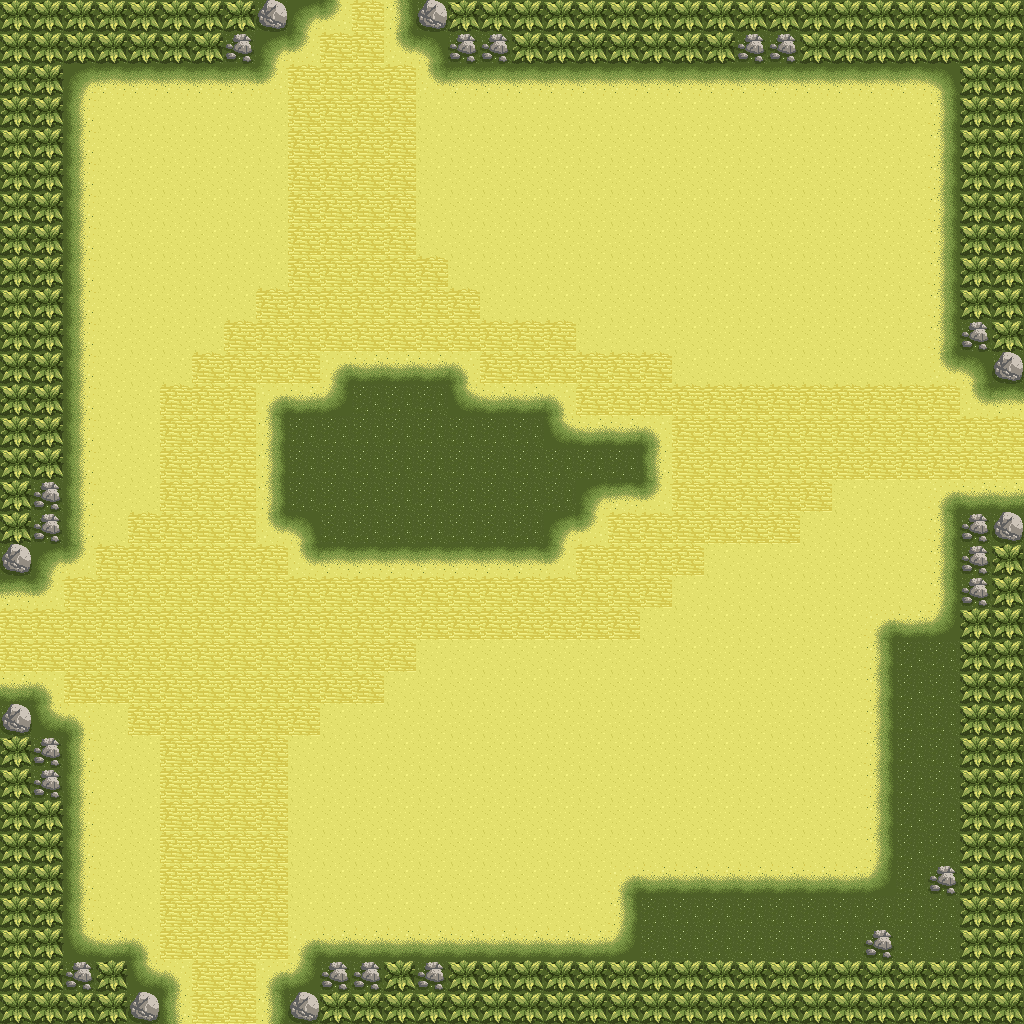

Below is a game level as drawn by its tile map, then a one-line description and the .tmx file that defines it, in full:
An orthogonal 32x32 tile map with 32x32 px tiles, 2 tile layers (ground, onground).

<map version="1.8" tiledversion="1.8.4" orientation="orthogonal" renderorder="right-down" width="32" height="32" tilewidth="32" tileheight="32" infinite="0" nextlayerid="3" nextobjectid="1">
 <tileset firstgid="1" source="groundTiles03.tsx" />
 <layer id="1" name="ground" width="32" height="32">
  <data encoding="csv">
1,1,1,1,1,1,1,1,1,4,13,41,7,1,1,1,1,1,1,1,1,1,1,1,1,1,1,1,1,1,1,1,
1,1,1,1,1,1,1,1,4,13,41,41,12,5,1,1,1,1,1,1,1,1,1,1,1,1,1,1,1,1,1,1,
1,1,4,6,6,6,6,6,13,41,41,41,41,12,6,6,6,6,6,6,6,6,6,6,6,6,6,6,6,5,1,1,
1,1,17,11,11,11,11,11,11,41,41,41,41,11,11,11,11,11,11,11,11,11,11,11,11,11,11,11,11,7,1,1,
1,1,17,11,11,11,11,11,11,41,41,41,41,11,11,11,11,11,11,11,11,11,11,11,11,11,11,11,11,7,1,1,
1,1,17,11,11,11,11,11,11,41,41,41,41,11,11,11,11,11,11,11,11,11,11,11,11,11,11,11,11,7,1,1,
1,1,17,11,11,11,11,11,11,41,41,41,41,11,11,11,11,11,11,11,11,11,11,11,11,11,11,11,11,7,1,1,
1,1,17,11,11,11,11,11,11,41,41,41,41,11,11,11,11,11,11,11,11,11,11,11,11,11,11,11,11,7,1,1,
1,1,17,11,11,11,11,11,11,41,41,41,41,41,11,11,11,11,11,11,11,11,11,11,11,11,11,11,11,7,1,1,
1,1,17,11,11,11,11,11,41,41,41,41,41,41,41,11,11,11,11,11,11,11,11,11,11,11,11,11,11,7,1,1,
1,1,17,11,11,11,11,41,41,41,41,41,41,41,41,41,41,41,11,11,11,11,11,11,11,11,11,11,11,7,1,1,
1,1,17,11,11,11,41,41,41,41,2,16,16,16,3,41,41,41,41,41,41,11,11,11,11,11,11,11,11,12,5,1,
1,1,17,11,11,41,41,41,2,16,15,1,1,1,14,16,16,3,41,41,41,41,41,41,41,41,41,41,41,41,12,6,
1,1,17,11,11,41,41,41,7,1,1,1,1,1,1,1,1,14,16,16,3,41,41,41,41,41,41,41,41,41,41,41,
1,1,17,11,11,41,41,41,7,1,1,1,1,1,1,1,1,1,1,1,17,41,41,41,41,41,41,41,41,41,41,41,
1,1,17,11,11,41,41,41,7,1,1,1,1,1,1,1,1,1,4,6,13,41,41,41,41,41,11,11,11,2,16,16,
1,1,17,11,41,41,41,41,12,5,1,1,1,1,1,1,1,4,13,41,41,41,41,41,41,11,11,11,11,7,1,1,
1,4,13,41,41,41,41,41,41,12,6,6,6,6,6,6,6,13,41,41,41,41,11,11,11,11,11,11,11,7,1,1,
6,13,41,41,41,41,41,41,41,41,41,41,41,41,41,41,41,41,41,41,41,11,11,11,11,11,11,11,11,7,1,1,
41,41,41,41,41,41,41,41,41,41,41,41,41,41,41,41,41,41,41,41,11,11,11,11,11,11,11,2,16,15,1,1,
41,41,41,41,41,41,41,41,41,41,41,41,41,11,11,11,11,11,11,11,11,11,11,11,11,11,11,7,1,1,1,1,
16,3,41,41,41,41,41,41,41,41,41,41,11,11,11,11,11,11,11,11,11,11,11,11,11,11,11,7,1,1,1,1,
1,14,3,11,41,41,41,41,41,41,11,11,11,11,11,11,11,11,11,11,11,11,11,11,11,11,11,7,1,1,1,1,
1,1,17,11,11,41,41,41,41,11,11,11,11,11,11,11,11,11,11,11,11,11,11,11,11,11,11,7,1,1,1,1,
1,1,17,11,11,41,41,41,41,11,11,11,11,11,11,11,11,11,11,11,11,11,11,11,11,11,11,7,1,1,1,1,
1,1,17,11,11,41,41,41,41,11,11,11,11,11,11,11,11,11,11,11,11,11,11,11,11,11,11,7,1,1,1,1,
1,1,17,11,11,41,41,41,41,11,11,11,11,11,11,11,11,11,11,11,11,11,11,11,11,11,11,7,1,1,1,1,
1,1,17,11,11,41,41,41,41,11,11,11,11,11,11,11,11,11,11,2,16,16,16,16,16,16,16,15,1,1,1,1,
1,1,17,11,11,41,41,41,41,11,11,11,11,11,11,11,11,11,11,7,1,1,1,1,1,1,1,1,1,1,1,1,
1,1,14,16,3,41,41,41,41,2,16,16,16,16,16,16,16,16,16,15,1,1,1,1,1,1,1,1,1,1,1,1,
1,1,1,1,14,3,41,41,2,15,1,1,1,1,1,1,1,1,1,1,1,1,1,1,1,1,1,1,1,1,1,1,
1,1,1,1,1,17,41,41,7,1,1,1,1,1,1,1,1,1,1,1,1,1,1,1,1,1,1,1,1,1,1,1
</data>
 </layer>
 <layer id="2" name="onground" width="32" height="32">
  <data encoding="csv">
23,23,23,23,23,23,23,23,21,0,0,0,0,21,23,23,23,23,23,23,23,23,23,23,23,23,23,23,23,23,23,23,
23,23,23,23,23,23,23,22,0,0,0,0,0,0,22,22,23,23,23,23,23,23,23,22,22,23,23,23,23,23,23,23,
23,23,0,0,0,0,0,0,0,0,0,0,0,0,0,0,0,0,0,0,0,0,0,0,0,0,0,0,0,0,23,23,
23,23,0,0,0,0,0,0,0,0,0,0,0,0,0,0,0,0,0,0,0,0,0,0,0,0,0,0,0,0,23,23,
23,23,0,0,0,0,0,0,0,0,0,0,0,0,0,0,0,0,0,0,0,0,0,0,0,0,0,0,0,0,23,23,
23,23,0,0,0,0,0,0,0,0,0,0,0,0,0,0,0,0,0,0,0,0,0,0,0,0,0,0,0,0,23,23,
23,23,0,0,0,0,0,0,0,0,0,0,0,0,0,0,0,0,0,0,0,0,0,0,0,0,0,0,0,0,23,23,
23,23,0,0,0,0,0,0,0,0,0,0,0,0,0,0,0,0,0,0,0,0,0,0,0,0,0,0,0,0,23,23,
23,23,0,0,0,0,0,0,0,0,0,0,0,0,0,0,0,0,0,0,0,0,0,0,0,0,0,0,0,0,23,23,
23,23,0,0,0,0,0,0,0,0,0,0,0,0,0,0,0,0,0,0,0,0,0,0,0,0,0,0,0,0,23,23,
23,23,0,0,0,0,0,0,0,0,0,0,0,0,0,0,0,0,0,0,0,0,0,0,0,0,0,0,0,0,22,23,
23,23,0,0,0,0,0,0,0,0,0,0,0,0,0,0,0,0,0,0,0,0,0,0,0,0,0,0,0,0,0,21,
23,23,0,0,0,0,0,0,0,0,0,0,0,0,0,0,0,0,0,0,0,0,0,0,0,0,0,0,0,0,0,0,
23,23,0,0,0,0,0,0,0,0,0,0,0,0,0,0,0,0,0,0,0,0,0,0,0,0,0,0,0,0,0,0,
23,23,0,0,0,0,0,0,0,0,0,0,0,0,0,0,0,0,0,0,0,0,0,0,0,0,0,0,0,0,0,0,
23,22,0,0,0,0,0,0,0,0,0,0,0,0,0,0,0,0,0,0,0,0,0,0,0,0,0,0,0,0,0,0,
23,22,0,0,0,0,0,0,0,0,0,0,0,0,0,0,0,0,0,0,0,0,0,0,0,0,0,0,0,0,22,21,
21,0,0,0,0,0,0,0,0,0,0,0,0,0,0,0,0,0,0,0,0,0,0,0,0,0,0,0,0,0,22,23,
0,0,0,0,0,0,0,0,0,0,0,0,0,0,0,0,0,0,0,0,0,0,0,0,0,0,0,0,0,0,22,23,
0,0,0,0,0,0,0,0,0,0,0,0,0,0,0,0,0,0,0,0,0,0,0,0,0,0,0,0,0,0,23,23,
0,0,0,0,0,0,0,0,0,0,0,0,0,0,0,0,0,0,0,0,0,0,0,0,0,0,0,0,0,0,23,23,
0,0,0,0,0,0,0,0,0,0,0,0,0,0,0,0,0,0,0,0,0,0,0,0,0,0,0,0,0,0,23,23,
21,0,0,0,0,0,0,0,0,0,0,0,0,0,0,0,0,0,0,0,0,0,0,0,0,0,0,0,0,0,23,23,
23,22,0,0,0,0,0,0,0,0,0,0,0,0,0,0,0,0,0,0,0,0,0,0,0,0,0,0,0,0,23,23,
23,22,0,0,0,0,0,0,0,0,0,0,0,0,0,0,0,0,0,0,0,0,0,0,0,0,0,0,0,0,23,23,
23,23,0,0,0,0,0,0,0,0,0,0,0,0,0,0,0,0,0,0,0,0,0,0,0,0,0,0,0,0,23,23,
23,23,0,0,0,0,0,0,0,0,0,0,0,0,0,0,0,0,0,0,0,0,0,0,0,0,0,0,0,24,23,23,
23,23,0,0,0,0,0,0,0,0,0,0,0,0,0,0,0,0,0,0,0,0,0,0,0,0,0,0,0,22,23,23,
23,23,0,0,0,0,0,0,0,0,0,0,0,0,0,0,0,0,0,0,0,0,0,0,0,0,0,0,10,20,23,23,
23,23,0,0,0,0,0,0,0,0,0,0,0,0,0,0,0,0,0,0,0,0,0,0,0,0,24,22,30,40,23,23,
23,23,22,23,0,0,0,0,0,0,22,22,23,22,23,23,23,23,23,23,23,23,23,23,23,23,23,23,23,23,23,23,
23,23,23,23,21,0,0,0,0,21,23,23,23,23,23,23,23,23,23,23,23,23,23,23,23,23,23,23,23,23,23,23
</data>
 </layer>
</map>